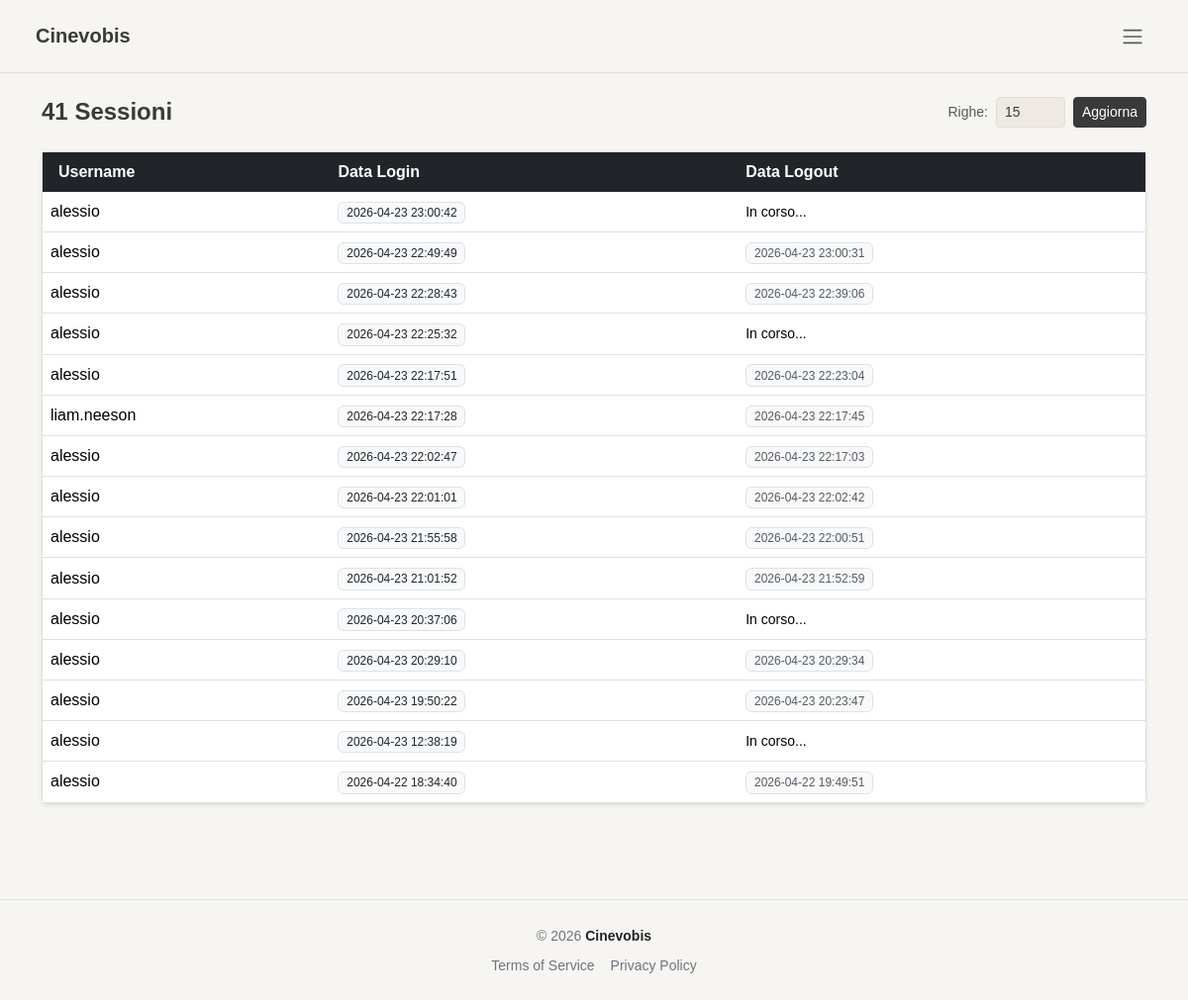
Page /pages/admin/sessions.php (signed in) on the earlier database version.
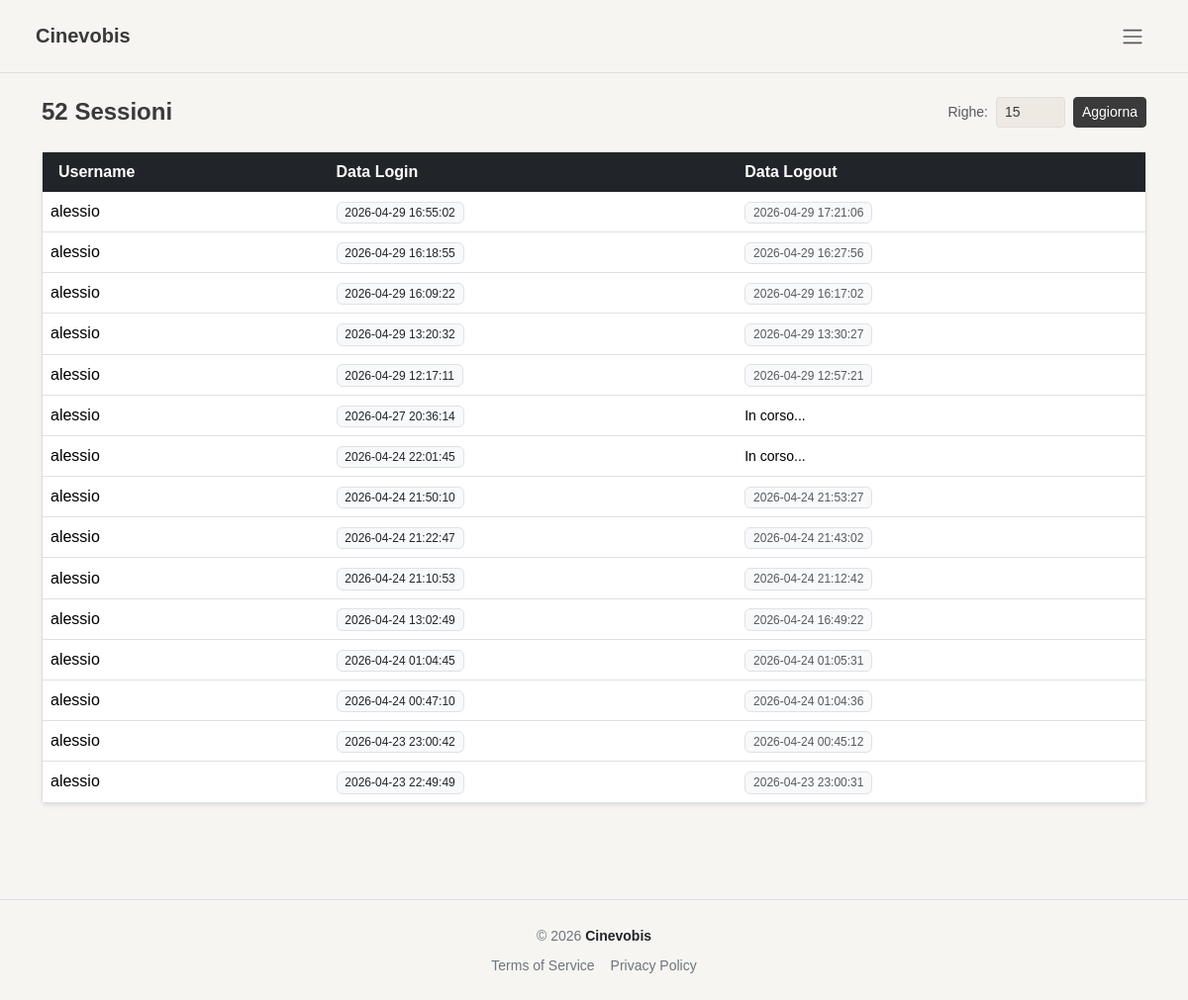
Same page on the later database version.
### tables this page shows
CREATE TABLE `sessioni` (
  `id_sessione` varchar(255) NOT NULL,
  `id_utente` int(11) NOT NULL,
  `data_login` datetime DEFAULT NULL,
  `data_logout` datetime DEFAULT NULL,
  PRIMARY KEY (`id_sessione`),
  KEY `id_utente` (`id_utente`),
  CONSTRAINT `sessioni_ibfk_1` FOREIGN KEY (`id_utente`) REFERENCES `utenti` (`id_utente`) ON DELETE CASCADE ON UPDATE CASCADE
);

CREATE TABLE `utenti` (
  `id_utente` int(11) NOT NULL AUTO_INCREMENT,
  `username` varchar(100) NOT NULL,
  `password` varchar(255) NOT NULL,
  `email` varchar(100) NOT NULL,
  `nome` varchar(100) NOT NULL,
  `cognome` varchar(100) NOT NULL,
  `id_profilo` int(11) DEFAULT NULL,
  `attivo` tinyint(1) DEFAULT 1,
  `data_registrazione` datetime DEFAULT NULL,
  PRIMARY KEY (`id_utente`),
  UNIQUE KEY `username` (`username`),
  UNIQUE KEY `email` (`email`),
  KEY `id_profilo` (`id_profilo`),
  CONSTRAINT `utenti_ibfk_1` FOREIGN KEY (`id_profilo`) REFERENCES `profili` (`id_profilo`) ON UPDATE CASCADE
);

### includes/user_obj.php (called while the page is built, shortened)
<?php
class userObj {
    private PDO $db;
    public function __construct(PDO $db, string $username, ?string $password = null, ?string $nome = null, ?string $cognome = null,
                            ?string $email = null, ?int $attivo = null, ?int $id_profilo = null) {
        $this->db           = $db;
    }
    public function readAccess(int $num) {
        $sql = "SELECT u.username, s.data_login, s.data_logout
                FROM sessioni s
                JOIN utenti u ON u.id_utente = s.id_utente
                ORDER BY s.data_login DESC
                LIMIT :numero";
        $stmt = $this->db->prepare($sql);
        $num  = (int)$num;
        $stmt->bindParam(':numero', $num, PDO::PARAM_INT);
        $stmt->execute();
        return $stmt->fetchAll();
    }
}

### pages/admin/sessions.php (the view, shortened to what this page needs)
<?php
require_once(__DIR__ . '/../../config/connection.php');
require_once(__DIR__ . '/../../includes/user_obj.php');
$username = $_SESSION["username"] ?? '';
$user = new userObj($conn, $username);
$righe = $_GET['righe'] ?? 15;
$sessioni = $user->readAccess($righe);
$sql = "SELECT COUNT(*) FROM sessioni";
$stmt = $conn->prepare($sql);
$stmt->execute();
$result = $stmt->fetchColumn();
?>
<!DOCTYPE html>
<html lang="it">
<head>
    <link rel="stylesheet" href="/node_modules/bootstrap/dist/css/bootstrap.min.css">
    <link rel="stylesheet" href="/assets/css/style.css">
</head>
<body class="d-flex flex-column min-vh-100">
    <?php require_once(__DIR__ . '/../../includes/header.php'); ?>
    <div class="container mt-4 mb-5 pb-5 flex-grow-1">
        <div class="d-flex justify-content-between align-items-center mb-4">
            <h1 class="fs-4 fw-bold mb-0"><?php echo htmlspecialchars($result);?> Sessioni</h1>
            <form method="GET" class="d-flex align-items-center gap-2">
                <label class="small text-muted mb-0">Righe:</label>
                <input type="number" name="righe" class="form-control form-control-sm" style="width: 70px;" min="1" value="<?= htmlspecialchars($righe) ?>">
                <button type="submit" class="btn btn-sm btn-dark">Aggiorna</button>
            </form>
        </div>
        <div class="card shadow-sm border-0">
            <div class="table-responsive">
                <table class="table table-hover align-middle mb-0">
                    <thead class="table-dark">
                        <tr>
                            <th class="border-0 ps-3">Username</th>
                            <th class="border-0">Data Login</th>
                            <th class="border-0">Data Logout</th>
                        </tr>
                    </thead>
                    <tbody>
                        <?php foreach ($sessioni as $sessione): ?>
                            <tr>
                                <td><?= htmlspecialchars($sessione['username']) ?></td>
                                <td><span class="badge bg-light text-dark fw-normal border"><?= htmlspecialchars($sessione['data_login'] ?? '') ?></span></td>
                                <td>
                                    <?php if (!empty($sessione['data_logout'])): ?>
                                        <span class="badge bg-light text-muted fw-normal border"><?= htmlspecialchars($sessione['data_logout']) ?></span>
                                    <?php else: ?>
                                        <span class="text small italic">In corso...</span>
                                    <?php endif; ?>
                                </td>
                            </tr>
                        <?php endforeach; ?>
                    </tbody>
                </table>
            </div>
        </div>
    </div>
    <?php require_once(__DIR__ . '/../../includes/footer.php'); ?>
</body>
</html>

Differences in the rows shown:
no longer on this page (row unchanged): sessioni: id_utente.username "alessio", data_login "2026-04-23 22:28:43", data_logout "2026-04-23 22:39:06"
no longer on this page (row unchanged): sessioni: id_utente.username "alessio", data_login "2026-04-23 22:25:32", shows "In corso..."
no longer on this page (row unchanged): sessioni: id_utente.username "alessio", data_login "2026-04-23 22:17:51", data_logout "2026-04-23 22:23:04"
no longer on this page (row unchanged): sessioni: id_utente.username "liam.neeson", data_login "2026-04-23 22:17:28", data_logout "2026-04-23 22:17:45"
no longer on this page (row unchanged): sessioni: id_utente.username "alessio", data_login "2026-04-23 22:02:47", data_logout "2026-04-23 22:17:03"
no longer on this page (row unchanged): sessioni: id_utente.username "alessio", data_login "2026-04-23 22:01:01", data_logout "2026-04-23 22:02:42"
no longer on this page (row unchanged): sessioni: id_utente.username "alessio", data_login "2026-04-23 21:55:58", data_logout "2026-04-23 22:00:51"
no longer on this page (row unchanged): sessioni: id_utente.username "alessio", data_login "2026-04-23 21:01:52", data_logout "2026-04-23 21:52:59"
no longer on this page (row unchanged): sessioni: id_utente.username "alessio", data_login "2026-04-23 20:37:06", shows "In corso..."
no longer on this page (row unchanged): sessioni: id_utente.username "alessio", data_login "2026-04-23 20:29:10", data_logout "2026-04-23 20:29:34"
no longer on this page (row unchanged): sessioni: id_utente.username "alessio", data_login "2026-04-23 19:50:22", data_logout "2026-04-23 20:23:47"
no longer on this page (row unchanged): sessioni: id_utente.username "alessio", data_login "2026-04-23 12:38:19", shows "In corso..."
no longer on this page (row unchanged): sessioni: id_utente.username "alessio", data_login "2026-04-22 18:34:40", data_logout "2026-04-22 19:49:51"
added sessioni: id_utente.username "alessio", data_login "2026-04-29 16:55:02", data_logout "2026-04-29 17:21:06"
added sessioni: id_utente.username "alessio", data_login "2026-04-29 16:18:55", data_logout "2026-04-29 16:27:56"
added sessioni: id_utente.username "alessio", data_login "2026-04-29 16:09:22", data_logout "2026-04-29 16:17:02"
added sessioni: id_utente.username "alessio", data_login "2026-04-29 13:20:32", data_logout "2026-04-29 13:30:27"
added sessioni: id_utente.username "alessio", data_login "2026-04-29 12:17:11", data_logout "2026-04-29 12:57:21"
added sessioni: id_utente.username "alessio", data_login "2026-04-27 20:36:14", shows "In corso..."
added sessioni: id_utente.username "alessio", data_login "2026-04-24 22:01:45", shows "In corso..."
added sessioni: id_utente.username "alessio", data_login "2026-04-24 21:50:10", data_logout "2026-04-24 21:53:27"
added sessioni: id_utente.username "alessio", data_login "2026-04-24 21:22:47", data_logout "2026-04-24 21:43:02"
added sessioni: id_utente.username "alessio", data_login "2026-04-24 21:10:53", data_logout "2026-04-24 21:12:42"
added sessioni: id_utente.username "alessio", data_login "2026-04-24 13:02:49", data_logout "2026-04-24 16:49:22"
added sessioni: id_utente.username "alessio", data_login "2026-04-24 01:04:45", data_logout "2026-04-24 01:05:31"
added sessioni: id_utente.username "alessio", data_login "2026-04-24 00:47:10", data_logout "2026-04-24 01:04:36"
changed sessioni (number 14 of 15 on the later page): data_logout (not shown) → "2026-04-24 00:45:12"; no longer shows "In corso..."
Other differences:
$result: "41" → "52"
